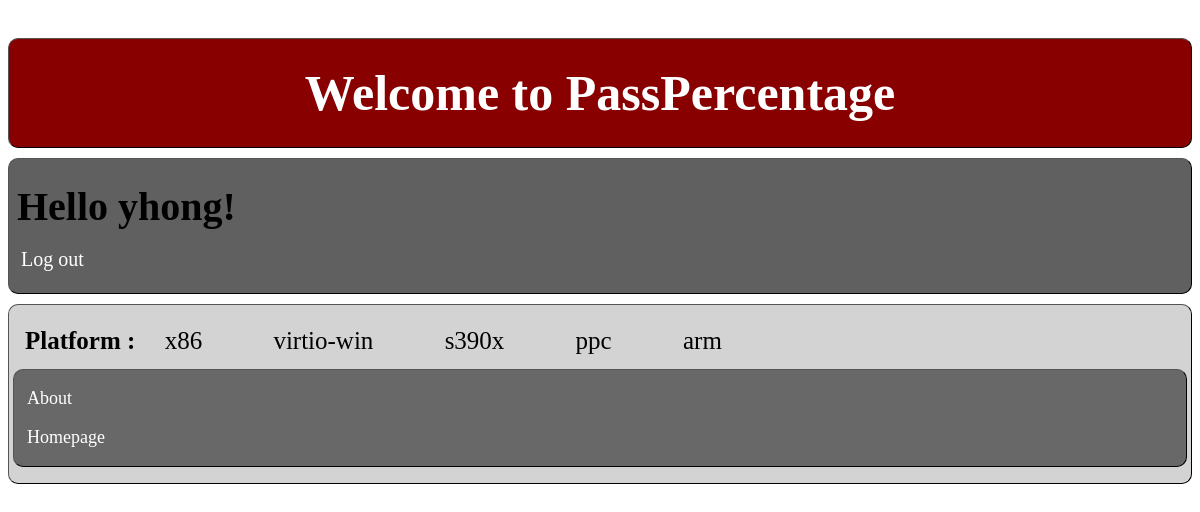
Page /PassPercentage/ (signed in) on the committed database.
### PassPercentage/models.py (models this page shows, shortened)
class Platform(models.Model):
    platform_name = models.CharField(max_length=200, unique=True, help_text='Here is the platform')
    platform_slug = models.SlugField()
    class Meta:
        verbose_name = 'Automation_Platform'
        verbose_name_plural = 'platforms'
    def __str__(self):
        return self.platform_name

### PassPercentage/views.py (the view)
def homepage(request):
    print 'The host info :',request.get_host()
    context_dict = {}
    context_dict['homepage_name'] = 'PassPercentage'
    platform = Platform.objects.order_by('-platform_name')[:]
    context_dict['platform_list'] = platform
    print context_dict['platform_list']
    context_dict['ppc_loop_lists'] = get_all_loop('ppc')
    context_dict['x86_loop_lists'] = get_all_loop('x86')
    context_dict['arm_loop_lists'] = get_all_loop('arm')
    context_dict['s390x_loop_lists'] = get_all_loop('s390x')
    context_dict['virtio_win_loop_lists'] = get_all_loop('virtio-win')
    return render(request, 'PassPercentage/homepage.html', context_dict)

### templates/PassPercentage/homepage.html (shortened to what this page needs)
{% extends 'PassPercentage/base.html' %}
{% load staticfiles %}
{% block body_block %}
<h1 id="welcome" align="center">
Welcome to PassPercentage
</h1>
<div id="login">
    {% if user.is_authenticated %}
    <h1>Hello {{ user.username }}!</h1>
        <p><a class='class_login', href="{% url 'logout' %}">Log out</a></p>
    {% else %}
        <p><a class='class_login', href="{% url 'login' %}">Log in</a></p>
        <p><a class='class_login', href="{% url 'register' %}">Sign up</a></p>
    {% endif %}
</div>
<div id="memu">
    <div id="list"><label id="lable_platform"><strong>Platform :</strong></label>
    {% if platform_list %}
        {% for platform in platform_list %}
        <a class='class_plafrom', id='platform' href="{% url 'show_column_chart'  platform.platform_slug %}">{{platform.platform_name}}</a>
        {% endfor %}
    {% else %}
        <strong>No available platform</strong>
    {% endif %}
</div>
{% endblock %}

### rows in the picture
Platform: platform_name "x86"
Platform: platform_name "virtio-win"
Platform: platform_name "s390x"
Platform: platform_name "ppc"
Platform: platform_name "arm"

### other values in the picture
{{ user.username }} "yhong"
